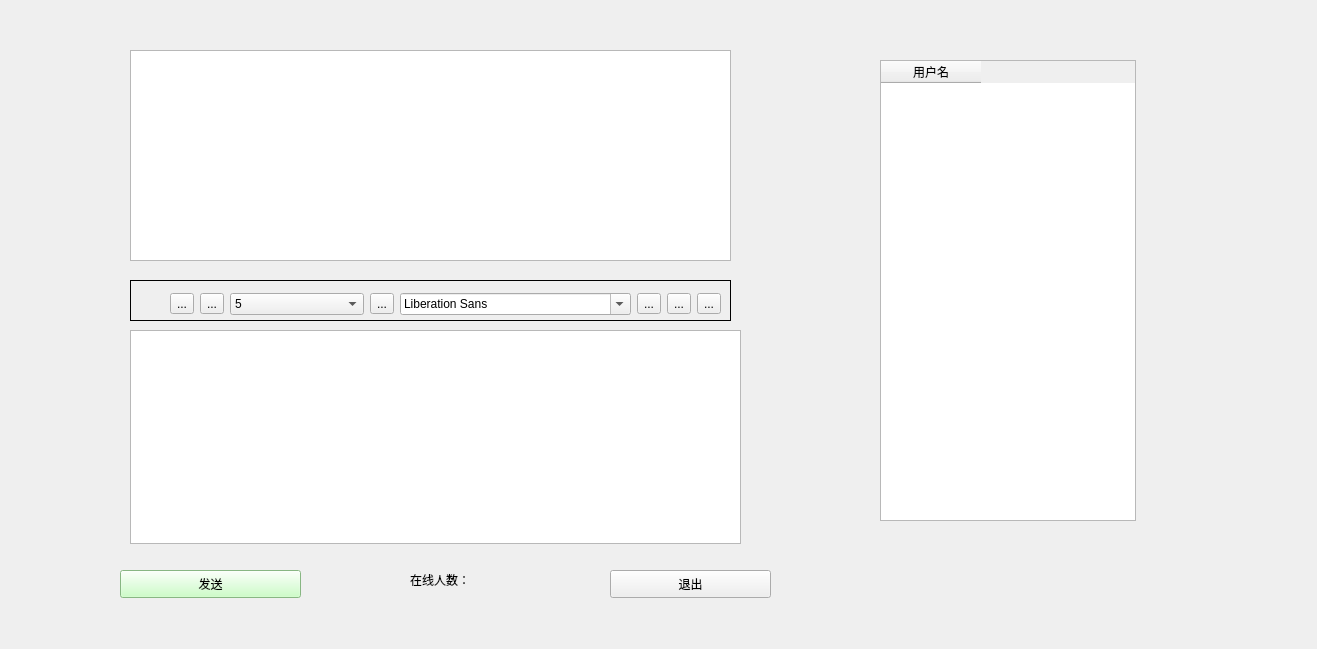
<?xml version="1.0" encoding="UTF-8"?>
<ui version="4.0">
 <class>Widget</class>
 <widget class="QWidget" name="Widget">
  <property name="geometry">
   <rect>
    <x>0</x>
    <y>0</y>
    <width>1317</width>
    <height>649</height>
   </rect>
  </property>
  <property name="windowTitle">
   <string>Widget</string>
  </property>
  <widget class="QWidget" name="widget" native="true">
   <property name="geometry">
    <rect>
     <x>130</x>
     <y>50</y>
     <width>601</width>
     <height>211</height>
    </rect>
   </property>
   <layout class="QHBoxLayout" name="horizontalLayout">
    <property name="spacing">
     <number>0</number>
    </property>
    <property name="leftMargin">
     <number>0</number>
    </property>
    <property name="topMargin">
     <number>0</number>
    </property>
    <property name="rightMargin">
     <number>0</number>
    </property>
    <property name="bottomMargin">
     <number>0</number>
    </property>
    <item>
     <widget class="QTextBrowser" name="textBrowser"/>
    </item>
   </layout>
  </widget>
  <widget class="QFrame" name="frame_2">
   <property name="geometry">
    <rect>
     <x>130</x>
     <y>280</y>
     <width>601</width>
     <height>41</height>
    </rect>
   </property>
   <property name="frameShape">
    <enum>QFrame::Box</enum>
   </property>
   <widget class="QWidget" name="layoutWidget">
    <property name="geometry">
     <rect>
      <x>40</x>
      <y>10</y>
      <width>551</width>
      <height>28</height>
     </rect>
    </property>
    <layout class="QHBoxLayout" name="horizontalLayout_2">
     <item>
      <widget class="QToolButton" name="toolButton_6">
       <property name="toolTip">
        <string>加粗</string>
       </property>
       <property name="text">
        <string>...</string>
       </property>
       <property name="icon">
        <iconset resource="photo.qrc">
         <normaloff>:/new/prefix1/t11.jpg</normaloff>:/new/prefix1/t11.jpg</iconset>
       </property>
      </widget>
     </item>
     <item>
      <widget class="QToolButton" name="toolButton_4">
       <property name="toolTip">
        <string>倾斜</string>
       </property>
       <property name="text">
        <string>...</string>
       </property>
       <property name="icon">
        <iconset resource="photo.qrc">
         <normaloff>:/new/prefix1/t13.jpg</normaloff>:/new/prefix1/t13.jpg</iconset>
       </property>
      </widget>
     </item>
     <item>
      <widget class="QComboBox" name="comboBox">
       <item>
        <property name="text">
         <string>5</string>
        </property>
       </item>
       <item>
        <property name="text">
         <string>6</string>
        </property>
       </item>
       <item>
        <property name="text">
         <string>7</string>
        </property>
       </item>
       <item>
        <property name="text">
         <string>8</string>
        </property>
       </item>
       <item>
        <property name="text">
         <string>9</string>
        </property>
       </item>
       <item>
        <property name="text">
         <string>10</string>
        </property>
       </item>
       <item>
        <property name="text">
         <string>11</string>
        </property>
       </item>
       <item>
        <property name="text">
         <string>12</string>
        </property>
       </item>
      </widget>
     </item>
     <item>
      <widget class="QToolButton" name="toolButton">
       <property name="toolTip">
        <string>下划线</string>
       </property>
       <property name="text">
        <string>...</string>
       </property>
       <property name="icon">
        <iconset resource="photo.qrc">
         <normaloff>:/new/prefix1/t7.jpg</normaloff>:/new/prefix1/t7.jpg</iconset>
       </property>
      </widget>
     </item>
     <item>
      <widget class="QFontComboBox" name="fontComboBox"/>
     </item>
     <item>
      <widget class="QToolButton" name="toolButton_3">
       <property name="toolTip">
        <string>颜色</string>
       </property>
       <property name="text">
        <string>...</string>
       </property>
       <property name="icon">
        <iconset resource="photo.qrc">
         <normaloff>:/new/prefix1/t9.jpg</normaloff>:/new/prefix1/t9.jpg</iconset>
       </property>
      </widget>
     </item>
     <item>
      <widget class="QToolButton" name="toolButton_2">
       <property name="toolTip">
        <string>保存</string>
       </property>
       <property name="text">
        <string>...</string>
       </property>
       <property name="icon">
        <iconset resource="photo.qrc">
         <normaloff>:/new/prefix1/t11.jpg</normaloff>:/new/prefix1/t11.jpg</iconset>
       </property>
      </widget>
     </item>
     <item>
      <widget class="QToolButton" name="toolButton_5">
       <property name="toolTip">
        <string>清空</string>
       </property>
       <property name="text">
        <string>...</string>
       </property>
       <property name="icon">
        <iconset resource="photo.qrc">
         <normaloff>:/new/prefix1/t13.jpg</normaloff>:/new/prefix1/t13.jpg</iconset>
       </property>
      </widget>
     </item>
    </layout>
   </widget>
  </widget>
  <widget class="QWidget" name="widget_2" native="true">
   <property name="geometry">
    <rect>
     <x>130</x>
     <y>330</y>
     <width>611</width>
     <height>214</height>
    </rect>
   </property>
   <layout class="QVBoxLayout" name="verticalLayout">
    <item>
     <widget class="QTextEdit" name="textEdit"/>
    </item>
   </layout>
  </widget>
  <widget class="QPushButton" name="pushButton">
   <property name="geometry">
    <rect>
     <x>120</x>
     <y>570</y>
     <width>181</width>
     <height>28</height>
    </rect>
   </property>
   <property name="styleSheet">
    <string notr="true">background-color: rgb(190, 255, 183);
</string>
   </property>
   <property name="text">
    <string>发送</string>
   </property>
  </widget>
  <widget class="QPushButton" name="pushButton_2">
   <property name="geometry">
    <rect>
     <x>610</x>
     <y>570</y>
     <width>161</width>
     <height>28</height>
    </rect>
   </property>
   <property name="text">
    <string>退出</string>
   </property>
  </widget>
  <widget class="QLabel" name="label">
   <property name="geometry">
    <rect>
     <x>410</x>
     <y>570</y>
     <width>81</width>
     <height>19</height>
    </rect>
   </property>
   <property name="text">
    <string>在线人数：</string>
   </property>
  </widget>
  <widget class="QTableWidget" name="tableWidget">
   <property name="geometry">
    <rect>
     <x>880</x>
     <y>60</y>
     <width>256</width>
     <height>461</height>
    </rect>
   </property>
   <column>
    <property name="text">
     <string>用户名</string>
    </property>
   </column>
  </widget>
 </widget>
 <resources>
  <include location="photo.qrc"/>
 </resources>
 <connections/>
</ui>
